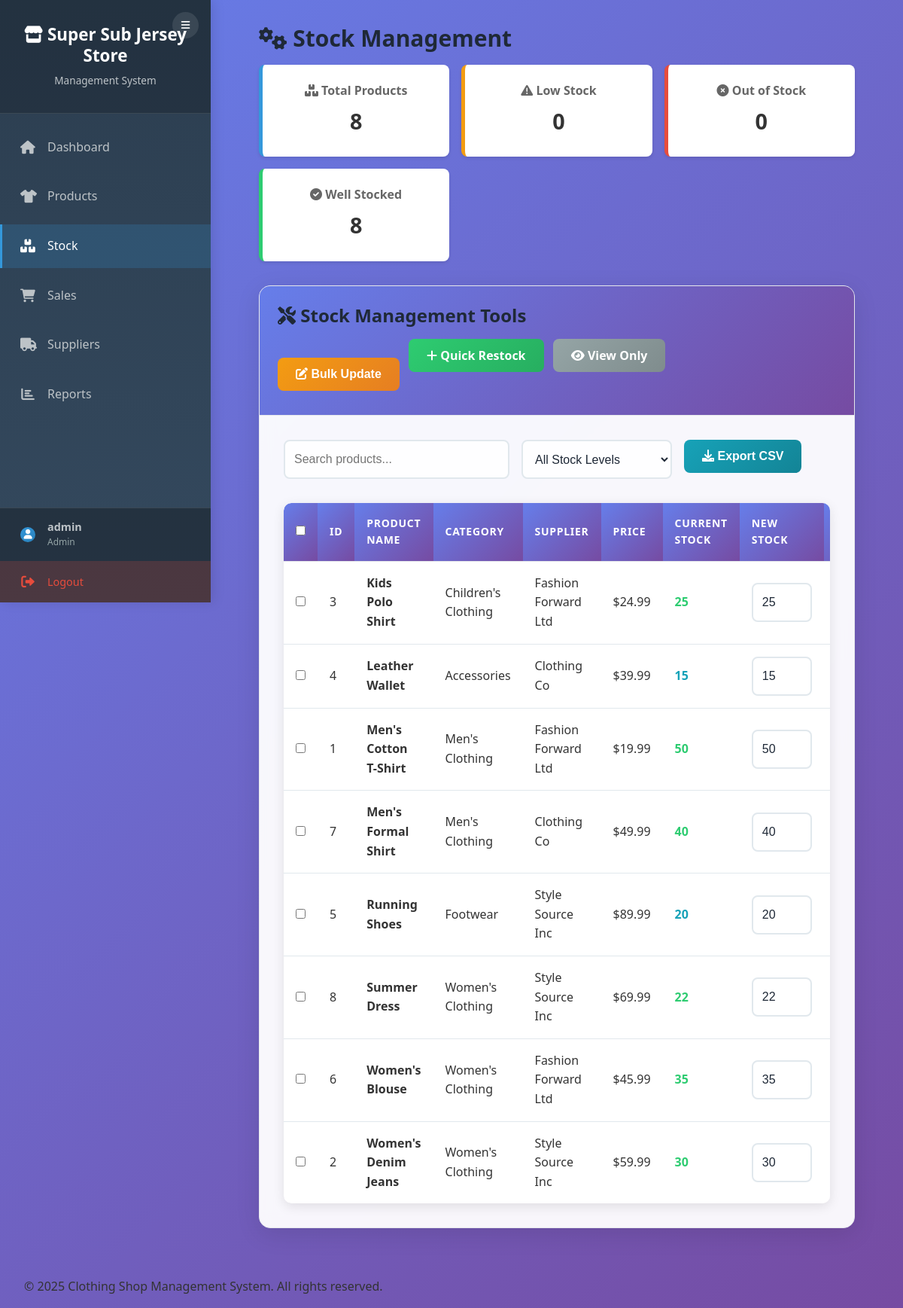
The app's page /stock/manage_stock.php (signed in) with its own data.
### tables this page shows
CREATE TABLE products (
    product_id INT AUTO_INCREMENT PRIMARY KEY,
    name VARCHAR(100) NOT NULL,
    category_id INT,
    size VARCHAR(10),
    color VARCHAR(30),
    brand VARCHAR(50),
    price DECIMAL(10,2) NOT NULL,
    stock_quantity INT DEFAULT 0,
    supplier_id INT,
    created_at TIMESTAMP DEFAULT CURRENT_TIMESTAMP,
    FOREIGN KEY (category_id) REFERENCES categories(category_id) ON DELETE SET NULL,
    FOREIGN KEY (supplier_id) REFERENCES suppliers(supplier_id) ON DELETE SET NULL
);

CREATE TABLE categories (
    category_id INT AUTO_INCREMENT PRIMARY KEY,
    name VARCHAR(100) NOT NULL,
    description TEXT,
    created_at TIMESTAMP DEFAULT CURRENT_TIMESTAMP
);

CREATE TABLE suppliers (
    supplier_id INT AUTO_INCREMENT PRIMARY KEY,
    name VARCHAR(100) NOT NULL,
    contact VARCHAR(20),
    email VARCHAR(100),
    address TEXT,
    created_at TIMESTAMP DEFAULT CURRENT_TIMESTAMP
);

### stock/manage_stock.php (the view, shortened to what this page needs)
<?php
require_once '../includes/config.php';
$products = $conn->query("
    SELECT p.product_id, p.name, p.stock_quantity, p.price, c.name as category_name, s.name as supplier_name
    FROM products p
    LEFT JOIN categories c ON p.category_id = c.category_id
    LEFT JOIN suppliers s ON p.supplier_id = s.supplier_id
    ORDER BY p.name
");
$out_of_stock_count = $conn->query("SELECT COUNT(*) FROM products WHERE stock_quantity = 0")->fetch_row()[0];
?>
<?php include '../includes/header.php'; ?>
<h2><i class="fas fa-cogs"></i> Stock Management</h2>
<div style="display: grid; grid-template-columns: repeat(auto-fit, minmax(200px, 1fr)); gap: 1rem; margin-bottom: 2rem;">
    <div class="stat-card primary">
        <h4><i class="fas fa-boxes"></i> Total Products</h4>
        <p><?php echo $products->num_rows; ?></p>
    </div>
    <div class="stat-card warning">
        <h4><i class="fas fa-exclamation-triangle"></i> Low Stock</h4>
        <p><?php echo $low_stock_count; ?></p>
    </div>
    <div class="stat-card danger">
        <h4><i class="fas fa-times-circle"></i> Out of Stock</h4>
        <p><?php echo $out_of_stock_count; ?></p>
    </div>
    <div class="stat-card success">
        <h4><i class="fas fa-check-circle"></i> Well Stocked</h4>
        <p><?php echo $products->num_rows - $low_stock_count; ?></p>
    </div>
</div>
<div class="card">
    <div class="card-header">
        <h3><i class="fas fa-tools"></i> Stock Management Tools</h3>
        <div>
            <button id="bulkUpdateBtn" class="btn btn-warning">
                <i class="fas fa-edit"></i> Bulk Update
            </button>
            <a href="restock.php" class="btn btn-success">
                <i class="fas fa-plus"></i> Quick Restock
            </a>
            <a href="view_stock.php" class="btn btn-secondary">
                <i class="fas fa-eye"></i> View Only
            </a>
        </div>
    </div>
    <div class="card-body">
        <div style="margin-bottom: 2rem; display: flex; gap: 1rem; flex-wrap: wrap;">
            <input type="text" id="searchInput" placeholder="Search products..." class="form-control" style="max-width: 300px;">
            <select id="stockFilter" class="form-control" style="max-width: 200px;">
                <option value="">All Stock Levels</option>
            </select>
            <button id="exportBtn" class="btn btn-info">
                <i class="fas fa-download"></i> Export CSV
            </button>
        </div>
        <div class="table-responsive">
            <table class="table" id="stockTable">
                <thead>
                    <tr>
                        <th>
                            <input type="checkbox" id="selectAll" title="Select All">
                        </th>
                        <th>ID</th>
                        <th>Product Name</th>
                        <th>Category</th>
                        <th>Supplier</th>
                        <th>Price</th>
                        <th>Current Stock</th>
                        <th>New Stock</th>
                        <th>Status</th>
                    </tr>
                </thead>
                <tbody>
                    <?php
                    $products->data_seek(0);
                    while ($product = $products->fetch_assoc()):
                        $stock_class = '';
                        if ($product['stock_quantity'] == 0) {
                            $stock_class = 'text-danger';
                            $status = 'Out of Stock';
                        } elseif ($product['stock_quantity'] <= 10) {
                            $stock_class = 'text-warning';
                            $status = 'Low Stock';
                        } elseif ($product['stock_quantity'] <= 20) {
                            $stock_class = 'text-info';
                        } else {
                            $stock_class = 'text-success';
                        }
                    ?>
                    <tr data-product-id="<?php echo $product['product_id']; ?>" data-stock="<?php echo $product['stock_quantity']; ?>">
                        <td>
                            <input type="checkbox" class="product-checkbox" value="<?php echo $product['product_id']; ?>">
                        </td>
                        <td><?php echo $product['product_id']; ?></td>
                        <td><strong><?php echo htmlspecialchars($product['name']); ?></strong></td>
                        <td><?php echo htmlspecialchars($product['category_name'] ?? 'N/A'); ?></td>
                        <td><?php echo htmlspecialchars($product['supplier_name'] ?? 'N/A'); ?></td>
                        <td>$<?php echo number_format($product['price'], 2); ?></td>
                        <td class="<?php echo $stock_class; ?>">
                            <strong><?php echo $product['stock_quantity']; ?></strong>
                        </td>
                        <td>
                            <input type="number" class="form-control stock-input"
                                   value="<?php echo $product['stock_quantity']; ?>"
                                   min="0" style="width: 80px; display: inline-block;">
                        </td>
                        <td>
                        </td>
                    </tr>
                    <?php endwhile; ?>
                </tbody>
            </table>
        </div>
    </div>
</div>
<?php include '../includes/footer.php'; ?>

### includes/header.php (style rules this page uses)
* { margin: 0; padding: 0; box-sizing: border-box; }
body { font-family: 'Segoe UI', Tahoma, Geneva, Verdana, sans-serif; line-height: 1.6; color: #333; background: linear-gradient(135deg, #667eea 0%, #764ba2 100%); min-height: 100vh; }
.card { background: rgba(255, 255, 255, 0.95); backdrop-filter: blur(10px); border-radius: 15px; box-shadow: 0 8px 32px rgba(0, 0, 0, 0.1); margin-bottom: 2rem; overflow: hidden; transition: transform 0.3s ease; }
.card-header { background: linear-gradient(135deg, #667eea 0%, #764ba2 100%); color: white; padding: 1.5rem; display: flex; justify-content: space-between; align-items: center; }
.card-header h3 { margin: 0; font-size: 1.5rem; }
.card-body { padding: 2rem; }
.stat-card { background: rgba(255, 255, 255, 0.95); backdrop-filter: blur(10px); padding: 2rem; border-radius: 15px; text-align: center; box-shadow: 0 8px 32px rgba(0, 0, 0, 0.1); transition: transform 0.3s ease; }
.stat-card.primary { border-left: 5px solid #3498db; }
.stat-card.success { border-left: 5px solid #2ecc71; }
.stat-card.warning { border-left: 5px solid #f39c12; }
.stat-card.danger { border-left: 5px solid #e74c3c; }
.stat-card p { font-size: 2rem; font-weight: bold; color: #34495e; }
.form-control { width: 100%; padding: 0.75rem; border: 2px solid #e1e8ed; border-radius: 8px; font-size: 1rem; transition: all 0.3s ease; background: rgba(255, 255, 255, 0.9); }
.btn { display: inline-block; padding: 0.75rem 1.5rem; border: none; border-radius: 8px; font-size: 1rem; font-weight: 600; text-decoration: none; cursor: pointer; transition: all 0.3s ease; margin-right: 0.5rem; margin-bottom: 0.5rem; }
.btn-success { background: linear-gradient(135deg, #2ecc71 0%, #27ae60 100%); color: white; }
.btn-secondary { background: linear-gradient(135deg, #95a5a6 0%, #7f8c8d 100%); color: white; }
.btn-warning { background: linear-gradient(135deg, #f39c12 0%, #e67e22 100%); color: white; }
.btn-info { background: linear-gradient(135deg, #17a2b8 0%, #138496 100%); color: white; }
.table-responsive { overflow-x: auto; border-radius: 10px; box-shadow: 0 4px 15px rgba(0, 0, 0, 0.1); }
.table { width: 100%; border-collapse: collapse; background: white; border-radius: 10px; overflow: hidden; }
.table th { background: linear-gradient(135deg, #667eea 0%, #764ba2 100%); color: white; padding: 1rem; text-align: left; font-weight: 600; }
.table td { padding: 1rem; border-bottom: 1px solid #e1e8ed; }
.text-success { color: #2ecc71 !important; }
.text-info { color: #17a2b8 !important; }

### stock/manage_stock.php (style rules this page uses)
.stat-card { background: white; padding: 1.5rem; border-radius: 8px; box-shadow: 0 2px 4px rgba(0,0,0,0.1); text-align: center; border-left: 4px solid; }
.stat-card.primary { border-left-color: #3498db; }
.stat-card.success { border-left-color: #2ecc71; }
.stat-card.warning { border-left-color: #f39c12; }
.stat-card.danger { border-left-color: #e74c3c; }
.stat-card h4 { margin: 0 0 0.5rem 0; font-size: 1rem; color: #666; }
.stat-card p { margin: 0; font-size: 1.8rem; font-weight: bold; color: #333; }
.stock-input { max-width: 80px; }

### records on screen
products: product_id "3", name "Kids Polo Shirt", category.name "Children's Clothing", supplier.name "Fashion Forward Ltd", price "24.99", stock_quantity "25"
products: product_id "4", name "Leather Wallet", category.name "Accessories", supplier.name "Clothing Co", price "39.99", stock_quantity "15"
products: product_id "1", name "Men's Cotton T-Shirt", category.name "Men's Clothing", supplier.name "Fashion Forward Ltd", price "19.99", stock_quantity "50"
products: product_id "7", name "Men's Formal Shirt", category.name "Men's Clothing", supplier.name "Clothing Co", price "49.99", stock_quantity "40"
products: product_id "5", name "Running Shoes", category.name "Footwear", supplier.name "Style Source Inc", price "89.99", stock_quantity "20"
products: product_id "8", name "Summer Dress", category.name "Women's Clothing", supplier.name "Style Source Inc", price "69.99", stock_quantity "22"
products: product_id "6", name "Women's Blouse", category.name "Women's Clothing", supplier.name "Fashion Forward Ltd", price "45.99", stock_quantity "35"
products: product_id "2", name "Women's Denim Jeans", category.name "Women's Clothing", supplier.name "Style Source Inc", price "59.99", stock_quantity "30"

### other values on screen
$_SESSION['username'] "admin"
$_SESSION['role'] "Admin"
$products->num_rows "8"
$low_stock_count "0"
$out_of_stock_count "0"
$products->num_rows - $low_stock_count "8"
